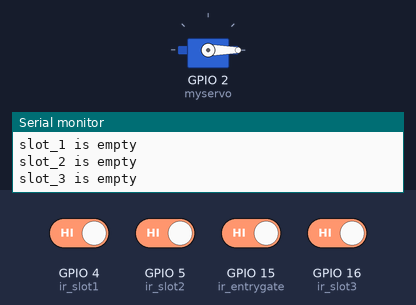
A sketch run on a simulated ESP8266 (NodeMCU). On the bench: servo, the last lines printed to the serial monitor. Inputs (shaded band) come from the test bench; at power-on: GPIO 4 (ir_slot1), GPIO 5 (ir_slot2), GPIO 15 (ir_entrygate), GPIO 16 (ir_slot3) HIGH. WiFi joins after 1.5 s; servers stay silent unless stated.

Above: at 12.2 s.
12.3 s: GPIO 15 (ir_entrygate) driven LOW
At 15.1 s:
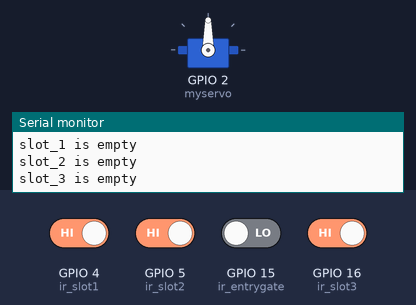
18.3 s: GPIO 15 (ir_entrygate) driven HIGH
At 21.0 s:
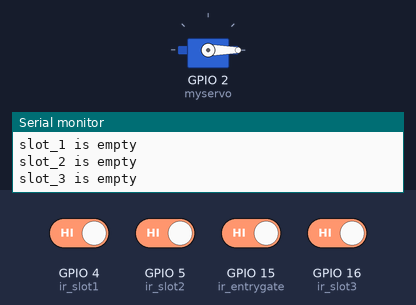
Timing chart, 0 to 22.3 s (numbered marks = the images above; inputs shaded):
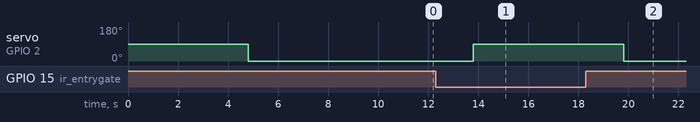

The sketch:

IOT_BASED_PARKING_SYSTEM.ino
```cpp
#define BLYNK_PRINT Serial
#include <ESP8266WiFi.h>
#include <BlynkSimpleEsp8266.h>
#include <Servo.h>
// Go to the Project Settings (nut icon).
char auth[] = "5RyHY4aJ-i6cYA6B_-lbIyL8E3dPUU0g"; // You should get Auth Token in the Blynk App.
char ssid[] = "pratyush";  // Your WiFi credentials.
char pass[] = "pratyush624";  // Set password to "" for open networks.
BlynkTimer timer;
int ir_entrygate=15; //D8
int irentrygateval;

int ir_slot1=4;//D2
int irslot1val;

int ir_slot2=5;//D1
int irslot2val;

int ir_slot3=16;//D0
int irslot3val;


Servo myservo;// create servo object to control a servo
Servo myservol;


void setup() {
  // put your setup code here, to run once:
Serial.begin(9600);
Blynk.begin(auth,ssid,pass);
pinMode(ir_entrygate,INPUT);
pinMode(ir_slot1,INPUT);
pinMode(ir_slot2,INPUT);
pinMode(ir_slot3,INPUT);

myservo.attach(2);//D4
timer.setInterval(3000,senddata);
}

void senddata()
{

irentrygateval=digitalRead(ir_entrygate);
irslot1val=digitalRead(ir_slot1);
irslot2val=digitalRead(ir_slot2);
irslot3val=digitalRead(ir_slot3);

if(irentrygateval==0)
{

myservo.write(90);
Serial.println("gate is open");
Blynk.virtualWrite(V1,"gate is open");
}
else
{
myservo.write(0);
Serial.println("gate is closed");
Blynk.virtualWrite(V1,"gate is closed");
}
if(irslot1val==0)
{
Serial.println(" slot_1 is occupied");
Blynk.virtualWrite(V2,"slot_1 is occupied");

}
else
{
Serial.println("slot_1 is empty");
Blynk.virtualWrite(V2,"slot1 is empty");

}
if(irslot2val==0)
{
Serial.println("slot_2 is occupied");
Blynk.virtualWrite(V3,"slot_2 is occupied");

}
else
{
Serial.println("slot_2 is empty");
Blynk.virtualWrite(V3,"slot_2 is empty");

}

if(irslot3val==0)
{
Serial.println("slot_3 is occupied");
Blynk.virtualWrite(V4,"slot_3 is occupied");

}
else
{
Serial.println("slot_3 is empty");
Blynk.virtualWrite(V4,"slot_3 is empty");

}


}

void loop()
{ // put your main code here, to run repeatedly:

Blynk.run();
timer.run();
}
```

Measured:
- after the input at 12.3 s, servo on GPIO 2 (myservo): 0° → 90° after 1.5 s
- after the input at 18.3 s, servo on GPIO 2 (myservo): 90° → 0° after 1.5 s
